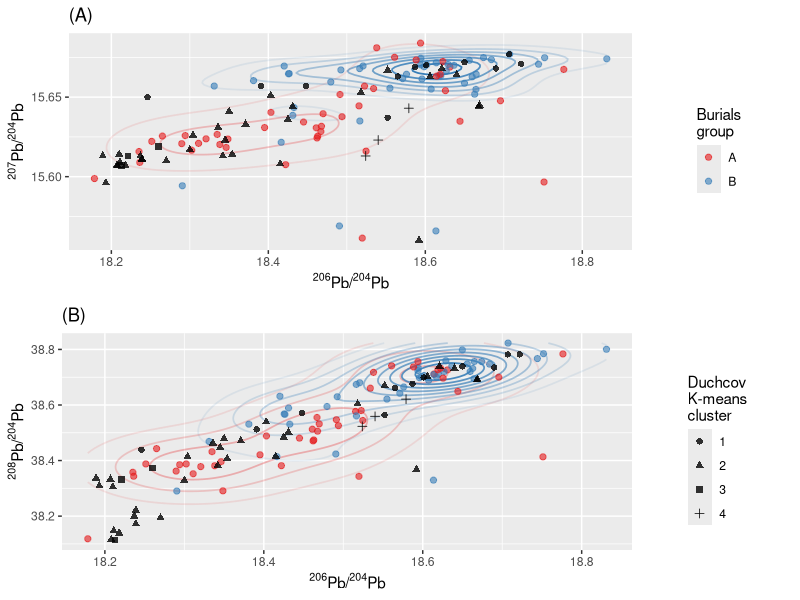

Recreate this plot in R.
library(tidyverse)

# data on Duchcov hoard
# elements selected for further analysis
elements <- c("Co", "Ni", "Zn", "As", "Ag", "Sb", "Pb")

duchcov <- read_csv(here::here("data", "duchcov.csv"))

cluster_d <- read_csv(here::here("data", "clusters.csv")) %>%
  mutate(kmeans = factor(kmeans))

isotopes <- duchcov %>%
  select(id, starts_with("Pb2"))
isotopes <- bind_cols(isotopes, cluster_d)

# data on burials
burials <- read_csv(here::here("data", "burial_grounds.csv"))

composition_burials <- read_csv(here::here("data", "burial_grounds_compositions.csv")) %>% 
  filter(site != "Duchcov")

# pca, scaling, kmeans
composition_burials <- scale(composition_burials[, elements])
pc_comp <- prcomp(composition_burials)

cluster_b <- tibble(kmeans = kmeans(pc_comp$x[, 1:5], centers = 4, nstart = 50)$cluster) %>% 
  mutate(kmeans = as_factor(kmeans))

# labs
lab_206_207 <- labs(x = expression(paste(""^206, "Pb/", ""^204, "Pb")),
                    y = expression(paste(""^207, "Pb/", ""^204, "Pb")))
lab_206_208 <- labs(x = expression(paste(""^206, "Pb/", ""^204, "Pb")),
                    y = expression(paste(""^208, "Pb/", ""^204, "Pb")))
lab_207_208 <- labs(x = expression(paste(""^207, "Pb/", ""^206, "Pb")),
                    y = expression(paste(""^208, "Pb/", ""^206, "Pb")))

# plot
rename_clusters <- function(cluster_b) {
  cluster_b_tab <- cluster_b %>% count(kmeans) %>% 
    mutate(group = if_else(n == 43, "B",
                           if_else(n == 44, "A", NA_character_))) %>% 
    select(kmeans, group)
  cluster_b_lookup <- cluster_b_tab$group
  names(cluster_b_lookup) <- cluster_b_tab$kmeans
  cluster_b_out <- cluster_b %>% 
    filter(kmeans %in% cluster_b_tab$kmeans) %>% 
    mutate(kmeans = unname(cluster_b_lookup[as.character(kmeans)]))
  return(cluster_b_out)
}

burials_plot <- bind_cols(burials, rename_clusters(cluster_b)) %>% 
  filter(!is.na(kmeans))

bur1 <- burials_plot %>% 
  ggplot(aes(Pb206_204, Pb207_204)) +
  stat_density2d(aes(color = kmeans, alpha = ..level..), 
                 size = 0.6, show.legend = FALSE) +
  geom_point(aes(color = kmeans), alpha = 0.6, size = 1.8) +
  scale_color_brewer(aesthetics = c("color", "fill"), palette = "Set1", name = "Burials\ngroup") +
  geom_point(data = isotopes, aes(shape = kmeans), alpha = 0.8, size = 1.8, show.legend = FALSE) + 
  labs(shape = "Duchcov\nK-means\ncluster", title = "(A)") + lab_206_207 +
  theme_gray()

# burials_plot %>% 
#   ggplot(aes(Pb206_204, Pb207_204)) +
#   stat_ellipse(aes(color = kmeans), level = 0.65) +
#   geom_point(aes(color = kmeans), alpha = 0.6, size = 2) +
#   scale_color_brewer(aesthetics = c("color", "fill"), palette = "Set1", name = "Burials\ngroup") +
#   geom_point(data = isotopes, aes(shape = kmeans), alpha = 0.8, size = 2) + 
#   labs(shape = "Duchcov\nK-means\ncluster") + lab_206_207

bur2 <- burials_plot %>% 
  ggplot(aes(Pb206_204, Pb208_204)) +
  stat_density2d(aes(color = kmeans, alpha = ..level..), 
                 size = 0.6, show.legend = FALSE) +
  geom_point(aes(color = kmeans), alpha = 0.6, size = 1.8, show.legend = FALSE) +
  scale_color_brewer(aesthetics = c("color", "fill"), palette = "Set1", name = "Burials\ngroup") +
  geom_point(data = isotopes, aes(shape = kmeans), alpha = 0.8, size = 1.8) + 
  labs(shape = "Duchcov\nK-means\ncluster", title = "(B)") + lab_206_208 +
  theme_gray()

# tweaking the legend position
# cowplot
legend1 <- cowplot::get_legend(bur1)
legend2 <- cowplot::get_legend(bur2)
bur1 <- bur1 + theme(legend.position="none")
bur2 <- bur2 + theme(legend.position="none")
# 4. Create a blank plot
# blankPlot <- ggplot() +
#   geom_blank(aes(1,1)) + 
#   cowplot::theme_nothing()

fX <- gridExtra::grid.arrange(bur1, legend1, bur2, legend2, 
                              nrow = 2, ncol = 2, 
                              widths = c(0.8, 0.2))
  
ggsave(here::here("plots", "FIG10.pdf"), plot = fX, width = 190, height = 140, units = "mm")
